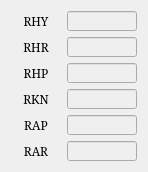
   <widget class="QWidget" name="gridLayoutWidget_4">
    <property name="geometry">
     <rect>
      <x>10</x>
      <y>510</y>
      <width>131</width>
      <height>161</height>
     </rect>
    </property>
    <layout class="QGridLayout" name="gridLayout_4">
     <item row="5" column="1">
      <widget class="QLineEdit" name="LE_JOINT_RAR">
       <property name="enabled">
        <bool>false</bool>
       </property>
       <property name="sizePolicy">
        <sizepolicy hsizetype="Fixed" vsizetype="Fixed">
         <horstretch>0</horstretch>
         <verstretch>0</verstretch>
        </sizepolicy>
       </property>
       <property name="minimumSize">
        <size>
         <width>70</width>
         <height>20</height>
        </size>
       </property>
       <property name="maximumSize">
        <size>
         <width>70</width>
         <height>20</height>
        </size>
       </property>
       <property name="font">
        <font>
         <family>Serif</family>
         <pointsize>9</pointsize>
        </font>
       </property>
       <property name="alignment">
        <set>Qt::AlignRight|Qt::AlignTrailing|Qt::AlignVCenter</set>
       </property>
       <property name="readOnly">
        <bool>true</bool>
       </property>
      </widget>
     </item>
     <item row="4" column="0">
      <widget class="QLabel" name="label_14">
       <property name="sizePolicy">
        <sizepolicy hsizetype="Fixed" vsizetype="Fixed">
         <horstretch>0</horstretch>
         <verstretch>0</verstretch>
        </sizepolicy>
       </property>
       <property name="minimumSize">
        <size>
         <width>50</width>
         <height>20</height>
        </size>
       </property>
       <property name="maximumSize">
        <size>
         <width>50</width>
         <height>20</height>
        </size>
       </property>
       <property name="font">
        <font>
         <family>Serif</family>
         <pointsize>9</pointsize>
        </font>
       </property>
       <property name="text">
        <string>RAP</string>
       </property>
       <property name="alignment">
        <set>Qt::AlignCenter</set>
       </property>
      </widget>
     </item>
     <item row="5" column="0">
      <widget class="QLabel" name="label_19">
       <property name="sizePolicy">
        <sizepolicy hsizetype="Fixed" vsizetype="Fixed">
         <horstretch>0</horstretch>
         <verstretch>0</verstretch>
        </sizepolicy>
       </property>
       <property name="minimumSize">
        <size>
         <width>50</width>
         <height>20</height>
        </size>
       </property>
       <property name="maximumSize">
        <size>
         <width>50</width>
         <height>20</height>
        </size>
       </property>
       <property name="font">
        <font>
         <family>Serif</family>
         <pointsize>9</pointsize>
        </font>
       </property>
       <property name="text">
        <string>RAR</string>
       </property>
       <property name="alignment">
        <set>Qt::AlignCenter</set>
       </property>
      </widget>
     </item>
     <item row="2" column="0">
      <widget class="QLabel" name="label_20">
       <property name="sizePolicy">
        <sizepolicy hsizetype="Fixed" vsizetype="Fixed">
         <horstretch>0</horstretch>
         <verstretch>0</verstretch>
        </sizepolicy>
       </property>
       <property name="minimumSize">
        <size>
         <width>50</width>
         <height>20</height>
        </size>
       </property>
       <property name="maximumSize">
        <size>
         <width>50</width>
         <height>20</height>
        </size>
       </property>
       <property name="font">
        <font>
         <family>Serif</family>
         <pointsize>9</pointsize>
        </font>
       </property>
       <property name="text">
        <string>RHP</string>
       </property>
       <property name="alignment">
        <set>Qt::AlignCenter</set>
       </property>
      </widget>
     </item>
     <item row="0" column="1">
      <widget class="QLineEdit" name="LE_JOINT_RHY">
       <property name="enabled">
        <bool>false</bool>
       </property>
       <property name="sizePolicy">
        <sizepolicy hsizetype="Fixed" vsizetype="Fixed">
         <horstretch>0</horstretch>
         <verstretch>0</verstretch>
        </sizepolicy>
       </property>
       <property name="minimumSize">
        <size>
         <width>70</width>
         <height>20</height>
        </size>
       </property>
       <property name="maximumSize">
        <size>
         <width>70</width>
         <height>20</height>
        </size>
       </property>
       <property name="font">
        <font>
         <family>Serif</family>
         <pointsize>9</pointsize>
        </font>
       </property>
       <property name="alignment">
        <set>Qt::AlignRight|Qt::AlignTrailing|Qt::AlignVCenter</set>
       </property>
       <property name="readOnly">
        <bool>true</bool>
       </property>
      </widget>
     </item>
     <item row="0" column="0">
      <widget class="QLabel" name="label_21">
       <property name="sizePolicy">
        <sizepolicy hsizetype="Fixed" vsizetype="Fixed">
         <horstretch>0</horstretch>
         <verstretch>0</verstretch>
        </sizepolicy>
       </property>
       <property name="minimumSize">
        <size>
         <width>50</width>
         <height>20</height>
        </size>
       </property>
       <property name="maximumSize">
        <size>
         <width>50</width>
         <height>20</height>
        </size>
       </property>
       <property name="font">
        <font>
         <family>Serif</family>
         <pointsize>9</pointsize>
        </font>
       </property>
       <property name="text">
        <string>RHY</string>
       </property>
       <property name="alignment">
        <set>Qt::AlignCenter</set>
       </property>
      </widget>
     </item>
     <item row="3" column="0">
      <widget class="QLabel" name="label_22">
       <property name="sizePolicy">
        <sizepolicy hsizetype="Fixed" vsizetype="Fixed">
         <horstretch>0</horstretch>
         <verstretch>0</verstretch>
        </sizepolicy>
       </property>
       <property name="minimumSize">
        <size>
         <width>50</width>
         <height>20</height>
        </size>
       </property>
       <property name="maximumSize">
        <size>
         <width>50</width>
         <height>20</height>
        </size>
       </property>
       <property name="font">
        <font>
         <family>Serif</family>
         <pointsize>9</pointsize>
        </font>
       </property>
       <property name="text">
        <string>RKN</string>
       </property>
       <property name="alignment">
        <set>Qt::AlignCenter</set>
       </property>
      </widget>
     </item>
     <item row="2" column="1">
      <widget class="QLineEdit" name="LE_JOINT_RHP">
       <property name="enabled">
        <bool>false</bool>
       </property>
       <property name="sizePolicy">
        <sizepolicy hsizetype="Fixed" vsizetype="Fixed">
         <horstretch>0</horstretch>
         <verstretch>0</verstretch>
        </sizepolicy>
       </property>
       <property name="minimumSize">
        <size>
         <width>70</width>
         <height>20</height>
        </size>
       </property>
       <property name="maximumSize">
        <size>
         <width>70</width>
         <height>20</height>
        </size>
       </property>
       <property name="font">
        <font>
         <family>Serif</family>
         <pointsize>9</pointsize>
        </font>
       </property>
       <property name="alignment">
        <set>Qt::AlignRight|Qt::AlignTrailing|Qt::AlignVCenter</set>
       </property>
       <property name="readOnly">
        <bool>true</bool>
       </property>
      </widget>
     </item>
     <item row="1" column="1">
      <widget class="QLineEdit" name="LE_JOINT_RHR">
       <property name="enabled">
        <bool>false</bool>
       </property>
       <property name="sizePolicy">
        <sizepolicy hsizetype="Fixed" vsizetype="Fixed">
         <horstretch>0</horstretch>
         <verstretch>0</verstretch>
        </sizepolicy>
       </property>
       <property name="minimumSize">
        <size>
         <width>70</width>
         <height>20</height>
        </size>
       </property>
       <property name="maximumSize">
        <size>
         <width>70</width>
         <height>20</height>
        </size>
       </property>
       <property name="font">
        <font>
         <family>Serif</family>
         <pointsize>9</pointsize>
        </font>
       </property>
       <property name="alignment">
        <set>Qt::AlignRight|Qt::AlignTrailing|Qt::AlignVCenter</set>
       </property>
       <property name="readOnly">
        <bool>true</bool>
       </property>
      </widget>
     </item>
     <item row="3" column="1">
      <widget class="QLineEdit" name="LE_JOINT_RKN">
       <property name="enabled">
        <bool>false</bool>
       </property>
       <property name="sizePolicy">
        <sizepolicy hsizetype="Fixed" vsizetype="Fixed">
         <horstretch>0</horstretch>
         <verstretch>0</verstretch>
        </sizepolicy>
       </property>
       <property name="minimumSize">
        <size>
         <width>70</width>
         <height>20</height>
        </size>
       </property>
       <property name="maximumSize">
        <size>
         <width>70</width>
         <height>20</height>
        </size>
       </property>
       <property name="font">
        <font>
         <family>Serif</family>
         <pointsize>9</pointsize>
        </font>
       </property>
       <property name="alignment">
        <set>Qt::AlignRight|Qt::AlignTrailing|Qt::AlignVCenter</set>
       </property>
       <property name="readOnly">
        <bool>true</bool>
       </property>
      </widget>
     </item>
     <item row="1" column="0">
      <widget class="QLabel" name="label_23">
       <property name="sizePolicy">
        <sizepolicy hsizetype="Fixed" vsizetype="Fixed">
         <horstretch>0</horstretch>
         <verstretch>0</verstretch>
        </sizepolicy>
       </property>
       <property name="minimumSize">
        <size>
         <width>50</width>
         <height>20</height>
        </size>
       </property>
       <property name="maximumSize">
        <size>
         <width>50</width>
         <height>20</height>
        </size>
       </property>
       <property name="font">
        <font>
         <family>Serif</family>
         <pointsize>9</pointsize>
        </font>
       </property>
       <property name="text">
        <string>RHR</string>
       </property>
       <property name="alignment">
        <set>Qt::AlignCenter</set>
       </property>
      </widget>
     </item>
     <item row="4" column="1">
      <widget class="QLineEdit" name="LE_JOINT_RAP">
       <property name="enabled">
        <bool>false</bool>
       </property>
       <property name="sizePolicy">
        <sizepolicy hsizetype="Fixed" vsizetype="Fixed">
         <horstretch>0</horstretch>
         <verstretch>0</verstretch>
        </sizepolicy>
       </property>
       <property name="minimumSize">
        <size>
         <width>70</width>
         <height>20</height>
        </size>
       </property>
       <property name="maximumSize">
        <size>
         <width>70</width>
         <height>20</height>
        </size>
       </property>
       <property name="font">
        <font>
         <family>Serif</family>
         <pointsize>9</pointsize>
        </font>
       </property>
       <property name="alignment">
        <set>Qt::AlignRight|Qt::AlignTrailing|Qt::AlignVCenter</set>
       </property>
       <property name="readOnly">
        <bool>true</bool>
       </property>
      </widget>
     </item>
    </layout>
   </widget>
